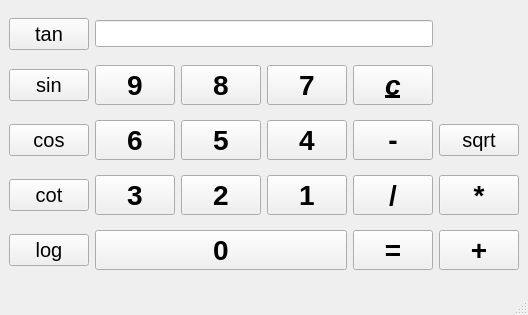
<?xml version="1.0" encoding="UTF-8"?>
<ui version="4.0">
 <class>MainWindow</class>
 <widget class="QMainWindow" name="MainWindow">
  <property name="geometry">
   <rect>
    <x>0</x>
    <y>0</y>
    <width>498</width>
    <height>315</height>
   </rect>
  </property>
  <property name="palette">
   <palette>
    <active>
     <colorrole role="Button">
      <brush brushstyle="SolidPattern">
       <color alpha="255">
        <red>246</red>
        <green>249</green>
        <blue>72</blue>
       </color>
      </brush>
     </colorrole>
    </active>
    <inactive>
     <colorrole role="Button">
      <brush brushstyle="SolidPattern">
       <color alpha="255">
        <red>240</red>
        <green>240</green>
        <blue>240</blue>
       </color>
      </brush>
     </colorrole>
    </inactive>
    <disabled>
     <colorrole role="Button">
      <brush brushstyle="SolidPattern">
       <color alpha="255">
        <red>246</red>
        <green>249</green>
        <blue>72</blue>
       </color>
      </brush>
     </colorrole>
    </disabled>
   </palette>
  </property>
  <property name="font">
   <font>
    <pointsize>12</pointsize>
    <bold>true</bold>
   </font>
  </property>
  <property name="windowTitle">
   <string>MainWindow</string>
  </property>
  <widget class="QWidget" name="centralwidget">
   <layout class="QGridLayout" name="gridLayout">
    <item row="4" column="0">
     <widget class="QPushButton" name="pulog">
      <property name="font">
       <font>
        <pointsize>15</pointsize>
        <bold>false</bold>
       </font>
      </property>
      <property name="text">
       <string>log</string>
      </property>
     </widget>
    </item>
    <item row="0" column="0">
     <widget class="QPushButton" name="putan">
      <property name="font">
       <font>
        <pointsize>15</pointsize>
        <bold>false</bold>
       </font>
      </property>
      <property name="text">
       <string>tan</string>
      </property>
     </widget>
    </item>
    <item row="2" column="3">
     <widget class="QPushButton" name="pu4">
      <property name="font">
       <font>
        <pointsize>21</pointsize>
        <bold>true</bold>
       </font>
      </property>
      <property name="text">
       <string>4</string>
      </property>
     </widget>
    </item>
    <item row="1" column="2">
     <widget class="QPushButton" name="pu8">
      <property name="font">
       <font>
        <pointsize>21</pointsize>
        <bold>true</bold>
       </font>
      </property>
      <property name="text">
       <string>8</string>
      </property>
     </widget>
    </item>
    <item row="1" column="0">
     <widget class="QPushButton" name="pusin">
      <property name="font">
       <font>
        <pointsize>15</pointsize>
        <bold>false</bold>
       </font>
      </property>
      <property name="text">
       <string>sin</string>
      </property>
     </widget>
    </item>
    <item row="1" column="1">
     <widget class="QPushButton" name="pu9">
      <property name="font">
       <font>
        <pointsize>21</pointsize>
        <bold>true</bold>
       </font>
      </property>
      <property name="text">
       <string>9</string>
      </property>
     </widget>
    </item>
    <item row="3" column="1">
     <widget class="QPushButton" name="pu3">
      <property name="font">
       <font>
        <pointsize>21</pointsize>
        <bold>true</bold>
       </font>
      </property>
      <property name="text">
       <string>3</string>
      </property>
     </widget>
    </item>
    <item row="3" column="3">
     <widget class="QPushButton" name="pu1">
      <property name="palette">
       <palette>
        <active>
         <colorrole role="Window">
          <brush brushstyle="SolidPattern">
           <color alpha="255">
            <red>49</red>
            <green>186</green>
            <blue>12</blue>
           </color>
          </brush>
         </colorrole>
        </active>
        <inactive>
         <colorrole role="Window">
          <brush brushstyle="SolidPattern">
           <color alpha="255">
            <red>240</red>
            <green>240</green>
            <blue>240</blue>
           </color>
          </brush>
         </colorrole>
        </inactive>
        <disabled>
         <colorrole role="Window">
          <brush brushstyle="SolidPattern">
           <color alpha="255">
            <red>49</red>
            <green>186</green>
            <blue>12</blue>
           </color>
          </brush>
         </colorrole>
        </disabled>
       </palette>
      </property>
      <property name="font">
       <font>
        <pointsize>21</pointsize>
        <bold>true</bold>
       </font>
      </property>
      <property name="focusPolicy">
       <enum>Qt::WheelFocus</enum>
      </property>
      <property name="text">
       <string>1</string>
      </property>
     </widget>
    </item>
    <item row="0" column="1" colspan="4">
     <widget class="QLineEdit" name="lineEdit"/>
    </item>
    <item row="3" column="2">
     <widget class="QPushButton" name="pu2">
      <property name="font">
       <font>
        <pointsize>21</pointsize>
        <bold>true</bold>
       </font>
      </property>
      <property name="text">
       <string>2</string>
      </property>
     </widget>
    </item>
    <item row="2" column="2">
     <widget class="QPushButton" name="pu5">
      <property name="font">
       <font>
        <pointsize>21</pointsize>
        <bold>true</bold>
       </font>
      </property>
      <property name="text">
       <string>5</string>
      </property>
     </widget>
    </item>
    <item row="1" column="3">
     <widget class="QPushButton" name="pu7">
      <property name="font">
       <font>
        <pointsize>21</pointsize>
        <bold>true</bold>
       </font>
      </property>
      <property name="text">
       <string>7</string>
      </property>
     </widget>
    </item>
    <item row="2" column="0">
     <widget class="QPushButton" name="pucos">
      <property name="font">
       <font>
        <pointsize>15</pointsize>
        <bold>false</bold>
       </font>
      </property>
      <property name="text">
       <string>cos</string>
      </property>
     </widget>
    </item>
    <item row="3" column="0">
     <widget class="QPushButton" name="pucot">
      <property name="font">
       <font>
        <pointsize>15</pointsize>
        <bold>false</bold>
       </font>
      </property>
      <property name="text">
       <string>cot</string>
      </property>
     </widget>
    </item>
    <item row="4" column="1" colspan="3">
     <widget class="QPushButton" name="pu0">
      <property name="font">
       <font>
        <pointsize>21</pointsize>
        <bold>true</bold>
       </font>
      </property>
      <property name="text">
       <string>0</string>
      </property>
     </widget>
    </item>
    <item row="2" column="1">
     <widget class="QPushButton" name="pu6">
      <property name="font">
       <font>
        <pointsize>21</pointsize>
        <bold>true</bold>
       </font>
      </property>
      <property name="text">
       <string>6</string>
      </property>
     </widget>
    </item>
    <item row="3" column="4">
     <widget class="QPushButton" name="pudivi">
      <property name="palette">
       <palette>
        <active>
         <colorrole role="Text">
          <brush brushstyle="SolidPattern">
           <color alpha="255">
            <red>85</red>
            <green>255</green>
            <blue>255</blue>
           </color>
          </brush>
         </colorrole>
        </active>
        <inactive>
         <colorrole role="Text">
          <brush brushstyle="SolidPattern">
           <color alpha="255">
            <red>0</red>
            <green>0</green>
            <blue>0</blue>
           </color>
          </brush>
         </colorrole>
        </inactive>
        <disabled>
         <colorrole role="Text">
          <brush brushstyle="SolidPattern">
           <color alpha="255">
            <red>120</red>
            <green>120</green>
            <blue>120</blue>
           </color>
          </brush>
         </colorrole>
        </disabled>
       </palette>
      </property>
      <property name="font">
       <font>
        <pointsize>21</pointsize>
        <bold>true</bold>
       </font>
      </property>
      <property name="text">
       <string>/</string>
      </property>
     </widget>
    </item>
    <item row="1" column="4">
     <widget class="QPushButton" name="puc">
      <property name="font">
       <font>
        <pointsize>21</pointsize>
        <italic>true</italic>
        <bold>true</bold>
        <underline>true</underline>
        <strikeout>false</strikeout>
        <kerning>false</kerning>
       </font>
      </property>
      <property name="text">
       <string>c</string>
      </property>
     </widget>
    </item>
    <item row="4" column="4">
     <widget class="QPushButton" name="puequal">
      <property name="palette">
       <palette>
        <active>
         <colorrole role="Text">
          <brush brushstyle="SolidPattern">
           <color alpha="255">
            <red>85</red>
            <green>255</green>
            <blue>255</blue>
           </color>
          </brush>
         </colorrole>
        </active>
        <inactive>
         <colorrole role="Text">
          <brush brushstyle="SolidPattern">
           <color alpha="255">
            <red>0</red>
            <green>0</green>
            <blue>0</blue>
           </color>
          </brush>
         </colorrole>
        </inactive>
        <disabled>
         <colorrole role="Text">
          <brush brushstyle="SolidPattern">
           <color alpha="255">
            <red>120</red>
            <green>120</green>
            <blue>120</blue>
           </color>
          </brush>
         </colorrole>
        </disabled>
       </palette>
      </property>
      <property name="font">
       <font>
        <pointsize>21</pointsize>
        <bold>true</bold>
       </font>
      </property>
      <property name="text">
       <string>=</string>
      </property>
     </widget>
    </item>
    <item row="2" column="4">
     <widget class="QPushButton" name="pusub">
      <property name="palette">
       <palette>
        <active>
         <colorrole role="Text">
          <brush brushstyle="SolidPattern">
           <color alpha="255">
            <red>85</red>
            <green>255</green>
            <blue>255</blue>
           </color>
          </brush>
         </colorrole>
        </active>
        <inactive>
         <colorrole role="Text">
          <brush brushstyle="SolidPattern">
           <color alpha="255">
            <red>0</red>
            <green>0</green>
            <blue>0</blue>
           </color>
          </brush>
         </colorrole>
        </inactive>
        <disabled>
         <colorrole role="Text">
          <brush brushstyle="SolidPattern">
           <color alpha="255">
            <red>120</red>
            <green>120</green>
            <blue>120</blue>
           </color>
          </brush>
         </colorrole>
        </disabled>
       </palette>
      </property>
      <property name="font">
       <font>
        <pointsize>21</pointsize>
        <bold>true</bold>
       </font>
      </property>
      <property name="text">
       <string>-</string>
      </property>
     </widget>
    </item>
    <item row="4" column="5">
     <widget class="QPushButton" name="pusum">
      <property name="palette">
       <palette>
        <active>
         <colorrole role="Text">
          <brush brushstyle="SolidPattern">
           <color alpha="255">
            <red>85</red>
            <green>255</green>
            <blue>255</blue>
           </color>
          </brush>
         </colorrole>
        </active>
        <inactive>
         <colorrole role="Text">
          <brush brushstyle="SolidPattern">
           <color alpha="255">
            <red>0</red>
            <green>0</green>
            <blue>0</blue>
           </color>
          </brush>
         </colorrole>
        </inactive>
        <disabled>
         <colorrole role="Text">
          <brush brushstyle="SolidPattern">
           <color alpha="255">
            <red>120</red>
            <green>120</green>
            <blue>120</blue>
           </color>
          </brush>
         </colorrole>
        </disabled>
       </palette>
      </property>
      <property name="font">
       <font>
        <pointsize>21</pointsize>
        <bold>true</bold>
       </font>
      </property>
      <property name="text">
       <string>+</string>
      </property>
     </widget>
    </item>
    <item row="3" column="5">
     <widget class="QPushButton" name="pumulti">
      <property name="palette">
       <palette>
        <active>
         <colorrole role="Text">
          <brush brushstyle="SolidPattern">
           <color alpha="255">
            <red>85</red>
            <green>255</green>
            <blue>255</blue>
           </color>
          </brush>
         </colorrole>
        </active>
        <inactive>
         <colorrole role="Text">
          <brush brushstyle="SolidPattern">
           <color alpha="255">
            <red>0</red>
            <green>0</green>
            <blue>0</blue>
           </color>
          </brush>
         </colorrole>
        </inactive>
        <disabled>
         <colorrole role="Text">
          <brush brushstyle="SolidPattern">
           <color alpha="255">
            <red>120</red>
            <green>120</green>
            <blue>120</blue>
           </color>
          </brush>
         </colorrole>
        </disabled>
       </palette>
      </property>
      <property name="font">
       <font>
        <pointsize>21</pointsize>
        <bold>true</bold>
       </font>
      </property>
      <property name="text">
       <string>*</string>
      </property>
     </widget>
    </item>
    <item row="2" column="5">
     <widget class="QPushButton" name="pusqrt">
      <property name="font">
       <font>
        <pointsize>15</pointsize>
        <bold>false</bold>
       </font>
      </property>
      <property name="text">
       <string>sqrt</string>
      </property>
     </widget>
    </item>
   </layout>
  </widget>
  <widget class="QMenuBar" name="menubar">
   <property name="geometry">
    <rect>
     <x>0</x>
     <y>0</y>
     <width>498</width>
     <height>28</height>
    </rect>
   </property>
  </widget>
  <widget class="QStatusBar" name="statusbar"/>
 </widget>
 <resources/>
 <connections/>
</ui>
